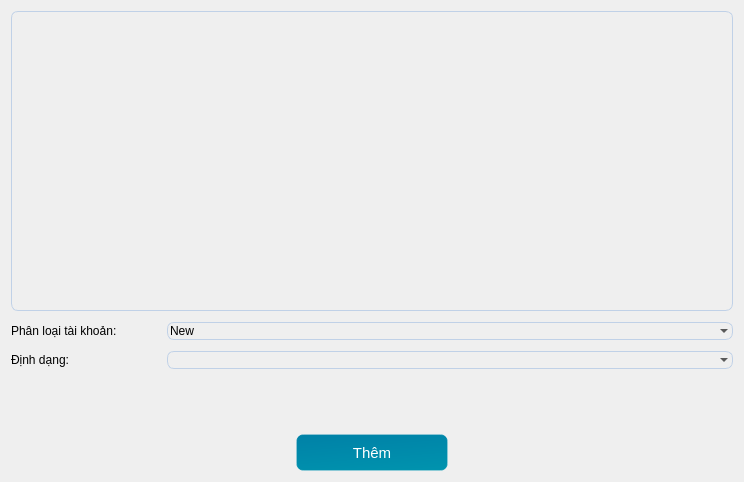
<?xml version="1.0" encoding="UTF-8"?>
<ui version="4.0">
 <class>Addaccount</class>
 <widget class="QWidget" name="Addaccount">
  <property name="geometry">
   <rect>
    <x>0</x>
    <y>0</y>
    <width>744</width>
    <height>482</height>
   </rect>
  </property>
  <property name="windowTitle">
   <string>THÊM TÀI KHOẢN</string>
  </property>
  <property name="styleSheet">
   <string notr="true">* {
	font: 11pt &quot;Segoe UI&quot;;
}
QTextEdit {
	background-color: transparent;
	border: 1px solid rgba(192, 209, 231, 1);
	border-radius: 7px;
	color: black;
	border-bottom-right-radius: 7px; 
	border-bottom-left-radius: 7px; 
}
QComboBox {
	background-color: transparent;
	border: 1px solid rgba(192, 209, 231, 1);
	border-radius: 7px;
	color: black;
	border-bottom-right-radius: 7px; 
	border-bottom-left-radius: 7px; 
}
QPushButton{
	 color: rgb(255, 255, 255);
     background-color: rgba(74, 38, 171, 1);
     border: 1px solid rgba(255,255,255,40);
     border-radius:7px;
width: 230;
height: 50;
}
QPushButton:hover{
background-color: rgba(74, 38, 171, 1);
}
QPushButton:pressed{
background-color:rgba(227, 80, 168, 1)
}</string>
  </property>
  <layout class="QVBoxLayout" name="verticalLayout">
   <item>
    <widget class="QTextEdit" name="txt_accounts">
     <property name="minimumSize">
      <size>
       <width>0</width>
       <height>300</height>
      </size>
     </property>
     <property name="styleSheet">
      <string notr="true"/>
     </property>
     <property name="html">
      <string>&lt;!DOCTYPE HTML PUBLIC &quot;-//W3C//DTD HTML 4.0//EN&quot; &quot;http://www.w3.org/TR/REC-html40/strict.dtd&quot;&gt;
&lt;html&gt;&lt;head&gt;&lt;meta name=&quot;qrichtext&quot; content=&quot;1&quot; /&gt;&lt;meta charset=&quot;utf-8&quot; /&gt;&lt;style type=&quot;text/css&quot;&gt;
p, li { white-space: pre-wrap; }
hr { height: 1px; border-width: 0; }
li.unchecked::marker { content: &quot;\2610&quot;; }
li.checked::marker { content: &quot;\2612&quot;; }
&lt;/style&gt;&lt;/head&gt;&lt;body style=&quot; font-family:'Segoe UI'; font-size:11pt; font-weight:400; font-style:normal;&quot;&gt;
&lt;p style=&quot;-qt-paragraph-type:empty; margin-top:0px; margin-bottom:0px; margin-left:0px; margin-right:0px; -qt-block-indent:0; text-indent:0px;&quot;&gt;&lt;br /&gt;&lt;/p&gt;&lt;/body&gt;&lt;/html&gt;</string>
     </property>
    </widget>
   </item>
   <item>
    <layout class="QHBoxLayout" name="horizontalLayout">
     <property name="topMargin">
      <number>5</number>
     </property>
     <item>
      <widget class="QLabel" name="label">
       <property name="maximumSize">
        <size>
         <width>150</width>
         <height>16777215</height>
        </size>
       </property>
       <property name="text">
        <string>Phân loại tài khoản:</string>
       </property>
      </widget>
     </item>
     <item>
      <widget class="QComboBox" name="cb_category">
       <property name="editable">
        <bool>true</bool>
       </property>
       <item>
        <property name="text">
         <string>New</string>
        </property>
       </item>
      </widget>
     </item>
    </layout>
   </item>
   <item>
    <layout class="QHBoxLayout" name="horizontalLayout_2">
     <property name="topMargin">
      <number>5</number>
     </property>
     <item>
      <widget class="QLabel" name="label_2">
       <property name="maximumSize">
        <size>
         <width>150</width>
         <height>16777215</height>
        </size>
       </property>
       <property name="text">
        <string>Định dạng:</string>
       </property>
      </widget>
     </item>
     <item>
      <widget class="QComboBox" name="cb_acc_format">
       <property name="editable">
        <bool>false</bool>
       </property>
       <property name="iconSize">
        <size>
         <width>16</width>
         <height>16</height>
        </size>
       </property>
      </widget>
     </item>
    </layout>
   </item>
   <item>
    <spacer name="verticalSpacer">
     <property name="orientation">
      <enum>Qt::Vertical</enum>
     </property>
     <property name="sizeHint" stdset="0">
      <size>
       <width>17</width>
       <height>80</height>
      </size>
     </property>
    </spacer>
   </item>
   <item>
    <widget class="QLabel" name="lb_show_msg">
     <property name="text">
      <string/>
     </property>
    </widget>
   </item>
   <item>
    <layout class="QHBoxLayout" name="horizontalLayout_3">
     <item>
      <spacer name="horizontalSpacer">
       <property name="orientation">
        <enum>Qt::Horizontal</enum>
       </property>
       <property name="sizeHint" stdset="0">
        <size>
         <width>40</width>
         <height>20</height>
        </size>
       </property>
      </spacer>
     </item>
     <item>
      <widget class="QPushButton" name="btn_save">
       <property name="sizePolicy">
        <sizepolicy hsizetype="Minimum" vsizetype="Fixed">
         <horstretch>0</horstretch>
         <verstretch>0</verstretch>
        </sizepolicy>
       </property>
       <property name="minimumSize">
        <size>
         <width>0</width>
         <height>0</height>
        </size>
       </property>
       <property name="maximumSize">
        <size>
         <width>16777215</width>
         <height>16777215</height>
        </size>
       </property>
       <property name="font">
        <font>
         <family>Segoe UI</family>
         <pointsize>11</pointsize>
         <italic>false</italic>
         <bold>false</bold>
        </font>
       </property>
       <property name="layoutDirection">
        <enum>Qt::LeftToRight</enum>
       </property>
       <property name="autoFillBackground">
        <bool>false</bool>
       </property>
       <property name="styleSheet">
        <string notr="true">QPushButton{
	 color: rgb(255, 255, 255);
     background-color: qlineargradient(spread:pad, x1:0 y1:0, x2:1, y2:3, stop:0 #0081A7, stop:1 #00AFB9);
     border: 1px solid rgba(255,255,255,40);
     border-radius:7px;
width: 150;
height: 35;
}
QPushButton:hover{
background-color: #0081A7
}
QPushButton:pressed{
background-color: #00AFB9
}</string>
       </property>
       <property name="text">
        <string>Thêm</string>
       </property>
       <property name="icon">
        <iconset resource="../../icon.qrc">
         <normaloff>:/icon/views/icon/user-plus.svg</normaloff>:/icon/views/icon/user-plus.svg</iconset>
       </property>
       <property name="iconSize">
        <size>
         <width>30</width>
         <height>30</height>
        </size>
       </property>
      </widget>
     </item>
     <item>
      <spacer name="horizontalSpacer_2">
       <property name="orientation">
        <enum>Qt::Horizontal</enum>
       </property>
       <property name="sizeHint" stdset="0">
        <size>
         <width>40</width>
         <height>20</height>
        </size>
       </property>
      </spacer>
     </item>
    </layout>
   </item>
  </layout>
 </widget>
 <resources>
  <include location="../../icon.qrc"/>
 </resources>
 <connections/>
</ui>
